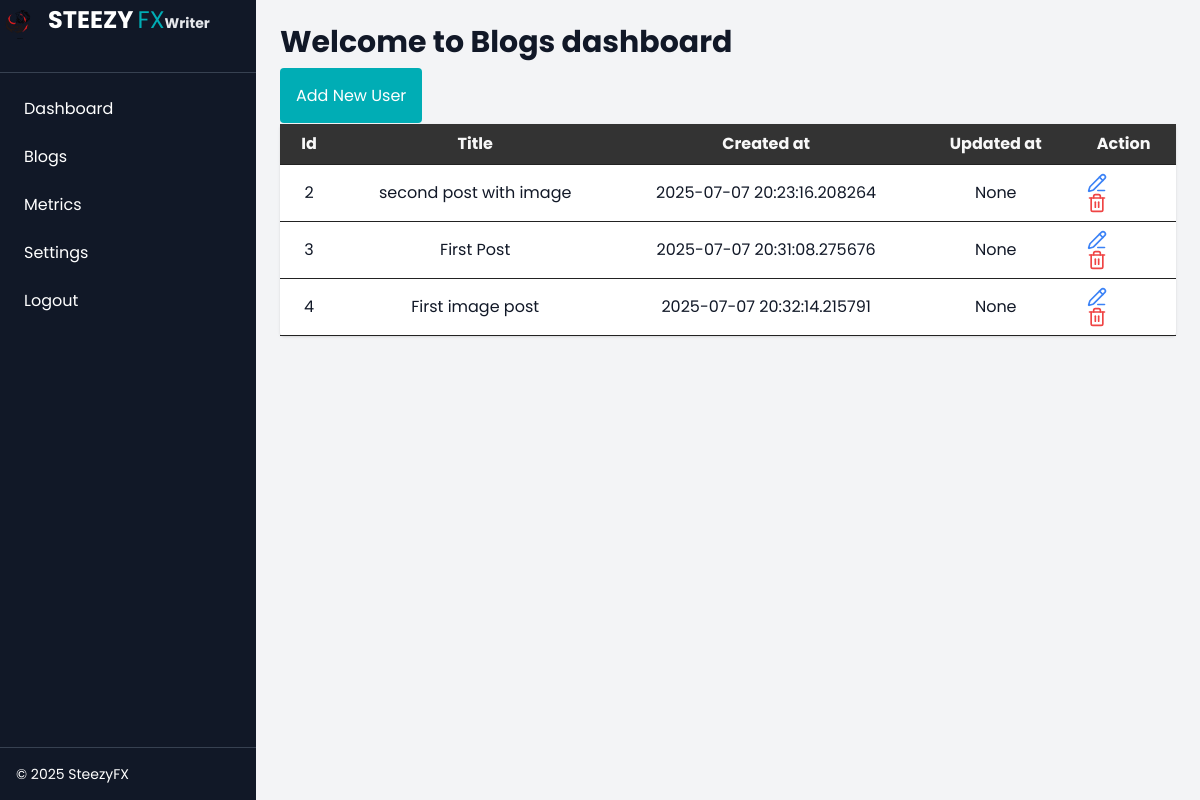
Page /writers_blogs (signed in) on the committed database.
### models.py (models this page shows)
class Post(db.Model):
    id = db.Column(db.Integer, primary_key=True)
    title = db.Column(db.String(200), nullable=False)
    slug = db.Column(db.String(200), nullable=False)
    content = db.Column(db.Text, nullable=False)
    author_id = db.Column(db.Integer,db.ForeignKey('user.id',name='fk_post_user'), nullable=False)
    created_at = db.Column(db.DateTime,default=datetime.utcnow)
    updated_at = db.Column(db.DateTime,onupdate=datetime.utcnow)
    author = db.relationship('User', backref='posts')

### app.py (the view)
@app.route("/writers_blogs")
@login_required
@role_required("admin","super_admin","writer")
def writers_blogs():
    posts = Post.query.filter_by(author_id=current_user.id)
    return render_template('writer/writers_blogs.html',posts=posts)

### app.py (called while the page is built)
@login_manager.user_loader
def load_user(user_id):
    return User.query.get(int(user_id))

### templates/writer/writers_blogs.html (shortened to what this page needs)
{% extends'./writer/base.html' %}
{% block content %}
    <h1 class="text-3xl font-bold mb-6"> Welcome to Blogs dashboard</h1>
    <a href="{{url_for('add_user')}}" class="p-4 bg-[#00adb5] text-white mb-4 rounded hover:bg-[#008c92]"> Add New User</a>
    <table class="min-w-full mt-4 bg-white overflow-y-scroll shadow rounded">
        <thead class=" bg-gray-100">
            <tr>
                <th class="py-2 px-4">Id</th>
                <th class="py-2 px-4">Title</th>
                <th class="py-2 px-4">Created at</th>
                <th class="py-2 px-4">Updated at</th>
                <th class="py-2 px-4">Action</th>
            </tr>
        </thead>
        <tbody>
            {% for post in posts %}
            <tr class=" border-t">
                <td class="py-2 px-4">{{post.id}}</td>
                <td class="py-2 px-4">{{post.title}}</td>
                <td class="py-2 px-4">{{post.created_at}}</td>
                <td class="py-2 px-4">{{post.updated_at}}</td>
                <td class="py-2 px-4">
                    <a href="{{url_for('edit_blog',id=post.id)}}" class="text-blue-500"><i data-lucide="pencil-line" class="w-5 h-5"></i></a>
                    <a href="{{url_for('delete_blog',id=post.id)}}" class="text-red-500" onclick="return confirm('Are you sure you want to delete this tool?')" ><i data-lucide="trash-2" class="w-5 h-5"></i></a>
                </td>
            </tr>
            {%endfor%}
        </tbody>
    </table>
{%endblock%}

### static/main.css (style rules this page uses)
* { margin: 0; padding: 0; box-sizing: border-box; }
body { font-family: 'Poppins', sans-serif; color: #222; background-color: #fff; line-height: 1.6; }
a { color: #00adb5; text-decoration: none; }
table { width: 100%; border-collapse: collapse; background: white; border-radius: 8px; overflow: hidden; box-shadow: 0 2px 8px rgba(0,0,0,0.2 alpha); }
th, td { padding: 0.8 rem; text-align: center; border-bottom: 1px solid #222; }
th { background-color: #333; color: #f8f8f8; }

### rows in the picture
Post: id "2", title "second post with image", created_at "2025-07-07 20:23:16.208264", updated_at "None"
Post: id "3", title "First Post", created_at "2025-07-07 20:31:08.275676", updated_at "None"
Post: id "4", title "First image post", created_at "2025-07-07 20:32:14.215791", updated_at "None"
